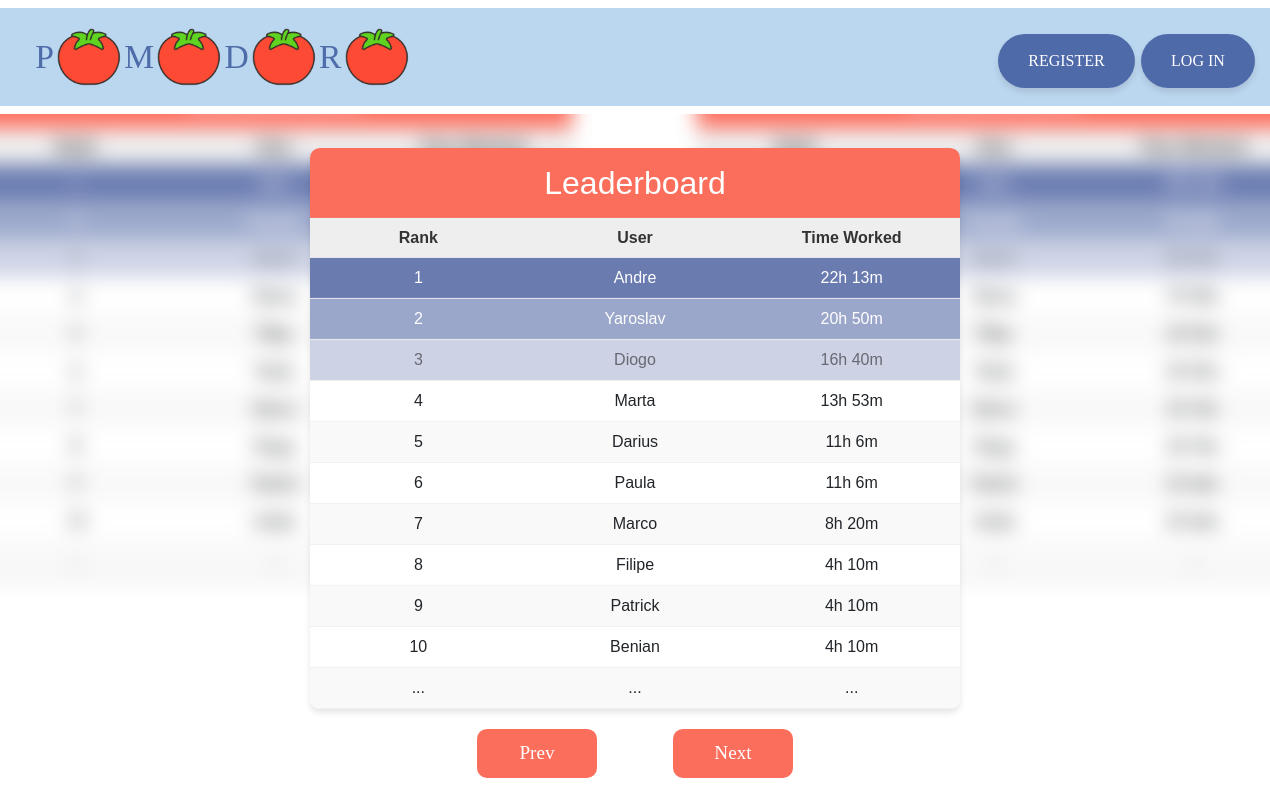
Screenshot of /leaderboard?timeframe=&action=next with the database file from the repository.
### tables this page shows
CREATE TABLE users (
    id INTEGER PRIMARY KEY AUTOINCREMENT NOT NULL,
    username TEXT NOT NULL, hash TEXT NOT NULL
);

### blueprints/main/leaderboard.py (the view)
@leaderboard_bp.route('/leaderboard', methods=['GET'])
def show_leaderboard():
	timeframe = request.args.get('timeframe', 'today')
	action = request.args.get('action', None)  # Check if action (prev/next) is specified
	print(action)
	current_index = session.get('current_index', 0)
	if action == 'prev':
		current_index = (current_index - 1) % len(TIMEFRAMES)  # Wrap around with modulo
	elif action == 'next':
		current_index = (current_index + 1) % len(TIMEFRAMES)  # Wrap around with modulo
	session['current_index'] = current_index
	timeframe = TIMEFRAMES[current_index]
	return leaderboard(timeframe)

### app.py (called while the page is built)
@app.after_request
def after_request(response):
	response.headers["Cache-Control"] = "no-cache, no-store, must-revalidate"
	response.headers["Expires"] = 0
	response.headers["Pragma"] = "no-cache"
	return response

### templates/leaderboard.html (shortened to what this page needs)
{% extends "layout.html" %}
{% block main %}
	<div class="leaderboard-container">
		<div class="leaderboard">
			<h2>Leaderboard</h2>
			<div class="leaderboard-header leader-container">
				<div class="rank">Rank</div>
				<div class="user">User</div>
				<div class="time">Time Worked</div>
			</div>
			<div class="leaderboard-rows ">
				{% for entry in leaderboard_data %}
					<div class="leaderboard-row leader-container">
						<div class="rank">{{ entry.rank }}</div>
						<div class="user">{{ entry.username }}</div>
						<div class="time">{{ entry.total_time }}</div>
					</div>
				{% endfor %}
				{% if leaderboard_data|length < 11 %}
					{% for i in range(leaderboard_data|length, 11) %}
						<div class="leaderboard-row more-users leader-container">
							<div class="rank">...</div>
							<div class="user">...</div>
							<div class="time">...</div>
						</div>
					{% endfor %}
				{% endif %}
			</div>
		</div>
		<div class="leaderboard-navigation">
			<a href="{{ url_for('main.leaderboard.show_leaderboard', timeframe=timeframe, action='prev') }}">
				<button>Prev</button>
			</a>
			<a href="{{ url_for('main.leaderboard.show_leaderboard', timeframe=timeframe, action='next') }}">
				<button>Next</button>
			</a>
		</div>
	</div>
	<div class="blurred-leaderboards-left">
		<img src="{{ url_for('static', filename='images/day-leaderboard.png') }}" alt="Day Leaderboard" class="blurred-leaderboard-left">
	</div>
	<div class="blurred-leaderboards-right">
		<img src="{{ url_for('static', filename='images/day-leaderboard.png') }}" alt="Day Leaderboard" class="blurred-leaderboard-right">
	</div>
{% endblock %}

### static/css/styles.css (style rules this page uses)
:root { --grey-color: rgba(200, 200, 200, 0.3); --darkblue-color: rgba(7, 36, 124, 0.6); --red-color: rgba(252, 74, 52, 0.8); --green-color: rgba(95, 211, 31, 1); --blue-color: rgba(30, 119, 201, 0.3); }
body { background-color: white; background-size: 20px 20px; background-position: center; }

### static/css/leaderboard.css (style rules this page uses)
.leaderboard { width: 100%; max-width: 650px; margin: 0; background-color: #ffffff; border-radius: 10px; box-shadow: 0 4px 6px rgba(0, 0, 0, 0.1); font-family: 'Futura', sans-serif; overflow: hidden; }
.leaderboard h2 { text-align: center; background-color: rgba(252, 74, 52, 0.8); color: white; padding: 1rem; margin: 0; }
.leaderboard-header { display: grid; grid-template-columns: 1fr 2fr 2fr; background-color: rgba(200, 200, 200, 0.3); font-weight: bold; padding: 0.5rem; text-align: left; color: #333; }
.leaderboard-rows { display: flex; flex-direction: column; }
.leaderboard-row { display: grid; grid-template-columns: 1fr 2fr 2fr; padding: 0.5rem; border-bottom: 1px solid #f0f0f0; align-items: center; }
.leaderboard-row:nth-child(odd) { background-color: #f9f9f9; }
.leaderboard-row:first-child { background-color: rgba(7, 36, 124, 0.6); color: rgba(255, 255, 255); }
.leaderboard-row:nth-child(2) { background-color: rgba(7, 36, 124, 0.4); color: rgba(255, 255, 255); }
.leaderboard-row:nth-child(3) { background-color: rgba(7, 36, 124, 0.2); color: rgba(0, 0, 0, 0.5); }
.leader-container { display: grid; grid-template-columns: 1fr 1fr 1fr; text-align: center; gap: 1rem; }
.leaderboard-container { width: 100%; max-width: 650px; position: absolute; top: 50%; left: 50%; transform: translate(-50%, -40%); align-items: center; flex-direction: column; align-items: center; }
.blurred-leaderboards-left { display: flex; flex-direction: row; gap: 1rem; left: -200px; z-index: -1; width: 100%; max-width: 600px; position: absolute; top: 50%; left: 50%; transform: translate(-110%, -65%); }
.blurred-leaderboard-left { width: 100%; height: auto; filter: blur(10px); }
.blurred-leaderboards-right { display: flex; flex-direction: row; gap: 1rem; left: +200px; z-index: -1; width: 100%; max-width: 600px; position: absolute; top: 50%; left: 50%; transform: translate(10%, -65%); }
.blurred-leaderboard-right { width: 100%; height: auto; filter: blur(10px); }
.leaderboard-navigation { display: flex; flex-direction: row; gap: 1rem; margin-top: 20px; justify-content: center; }
.leaderboard-navigation button { flex: none; width: 120px; background-color: rgba(252, 74, 52, 0.8); color: white; border: none; cursor: pointer; margin-right: 30px; margin-left: 30px; border-radius: 10px; }

### static/css/buttons.css (style rules this page uses)
button { padding: 10px 20px; font-size: 1.2em; cursor: pointer; background-color: #28a745; color: white; border: none; border-radius: 5px; }

### rows the page displays
users: rank "1", username "Andre", total_time "22h 13m"
users: rank "2", username "Yaroslav", total_time "20h 50m"
users: rank "3", username "Diogo", total_time "16h 40m"
users: rank "4", username "Marta", total_time "13h 53m"
users: rank "5", username "Darius", total_time "11h 6m"
users: rank "6", username "Paula", total_time "11h 6m"
users: rank "7", username "Marco", total_time "8h 20m"
users: rank "8", username "Filipe", total_time "4h 10m"
users: rank "9", username "Patrick", total_time "4h 10m"
users: rank "10", username "Benian", total_time "4h 10m"
